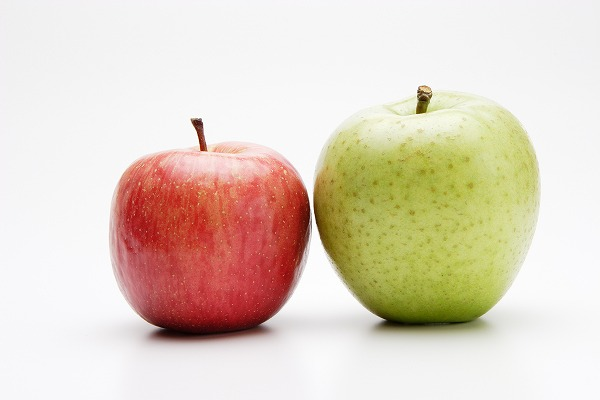
#> input picture test.jpg, 600 x 400 px
$ python colorful.py test.jpg 3 out
#> lines starting #> are read from the running program, lines starting #| are printed output that depends on the picture
import os
import shutil
import cv2
import numpy as np
import argparse

def mix(img1, img2) :
    beta  = 0.5
    alpha = 1 - beta
    mixed = cv2.addWeighted(src1=img1, alpha=alpha,
                            src2=img2, beta=beta,
                            gamma=0)
    return mixed

def main():
    parser = argparse.ArgumentParser(description = "TrainArgs")
    parser.add_argument('file', type=str, help='path to image file')
    parser.add_argument('num_img', type=int, default=16,  help='number of result files')
    parser.add_argument('save_path', type=str, default="save_path", help="path to save directory")
    parser.add_argument('--mix', action='store_true')
    args = parser.parse_args()

    # Make empty directory
    if not os.path.exists(args.save_path) :
        os.mkdir(args.save_path)
    else :
        shutil.rmtree(args.save_path)
        os.mkdir(args.save_path)

    img = cv2.imread(args.file)
#> img is the input picture: shape (400, 600, 3); mean B, G, R 196.1, 211.7, 225.4
    n = args.num_img
    l_img = []

    # Change HSV value
    for i in range(n) :
        c = i*(180//n)%180
        #print(c)
        hsv = cv2.cvtColor(img, cv2.COLOR_RGB2HSV)
        hsv = hsv.astype(np.uint16)
        hsv[:,:,0] = (hsv[:,:,0]+c)%180
        hsv = hsv.astype(np.uint8)
        dst = cv2.cvtColor(hsv, cv2.COLOR_HSV2RGB)
        l_img.append(dst)
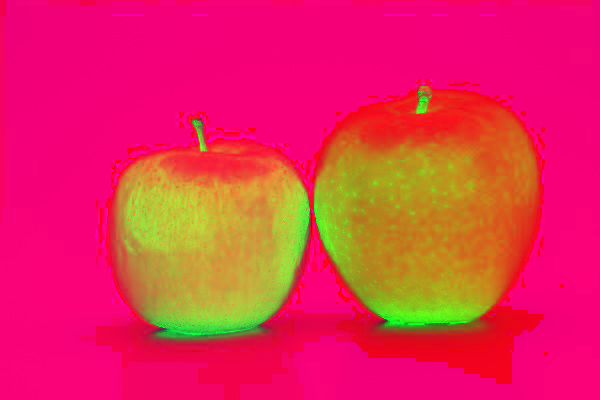
#> hsv: shape (400, 600, 3); mean B, G, R 87.9, 44.2, 226.5
#> after the loop, l_img = 3 items

    # Save images
    file_name = args.file.split('/')[-1] # clip file name
    for i, data in enumerate(l_img) :
        save_path = args.save_path+"/"+str(i).zfill(3)+"_"+file_name
        cv2.imwrite(save_path, data, [cv2.IMWRITE_JPEG_QUALITY,100])
        if args.mix :
            next_data = l_img[i+1] if i != len(l_img)-1 else l_img[0]
            mix_name  = file_name.split('.')[0]+"Mix."+file_name.split('.')[1] # make mixed file name
            save_path = args.save_path+"/"+str(i).zfill(3)+"_"+mix_name
            mix_data = mix(data, next_data)
            cv2.imwrite(save_path, mix_data, [cv2.IMWRITE_JPEG_QUALITY,100])
#> this loop made 3 passes
#> pass 2, in main, `cv2.imwrite(save_path, data, [cv2.IMWRITE_JPEG_QUALITY,100])`:
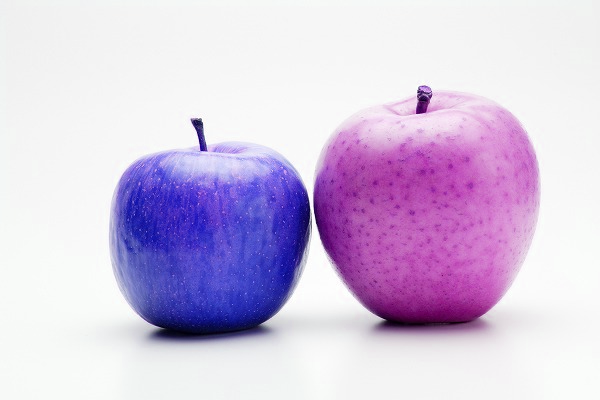
#> saved as 001_test.jpg: shape (400, 600, 3); mean B, G, R 225.3, 195.9, 211.6

if __name__ == '__main__' :
    main()
